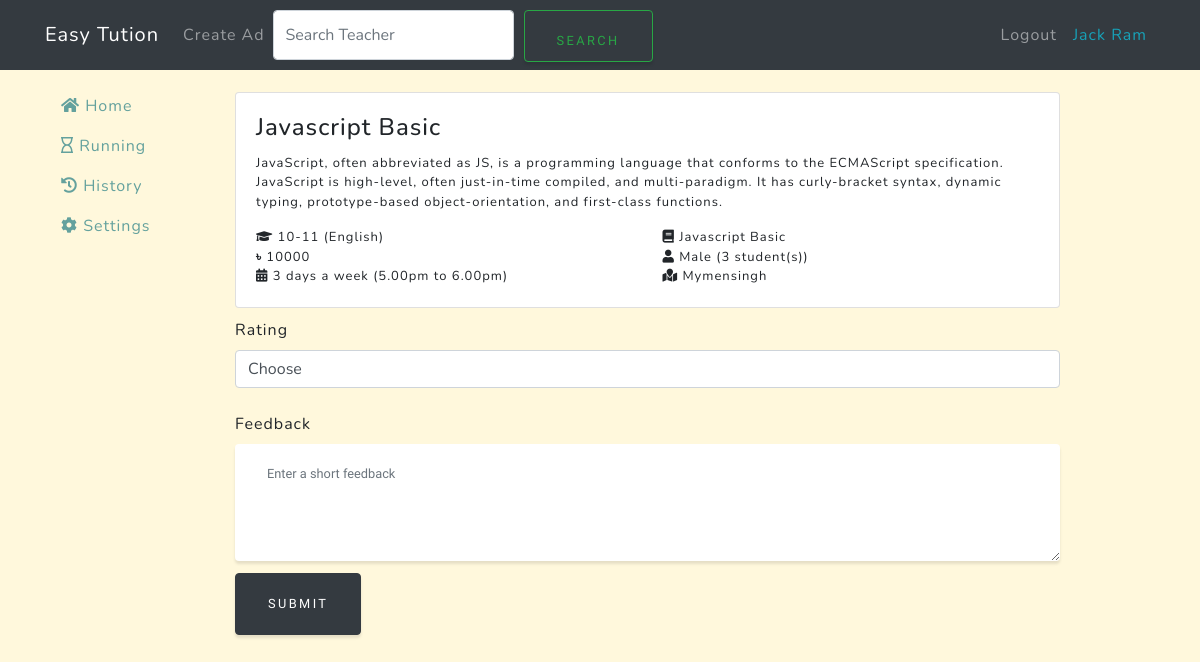
The page /client/ad/3/feedback/ (signed in) on the database its author committed.
### users/models.py (models this page shows, shortened)
class User(AbstractBaseUser):
    email = models.EmailField(
        verbose_name='Email address',
        max_length=255,
        unique=True,
    )
    is_active = models.BooleanField(default=True)
    is_admin = models.BooleanField(default=False)
    is_client = models.BooleanField(default=False)
    is_tutor = models.BooleanField(default=False)
    name = models.CharField(max_length=100, null=False, verbose_name='Full name')
    bio = models.CharField(max_length=1000, verbose_name='Bio')
    location = models.CharField(max_length=1000, verbose_name='Location')
    gender = models.CharField(max_length=20, verbose_name='Gender')
    title = models.CharField(max_length=1000, verbose_name='Overview title')  # Overview title
    overview = models.TextField(verbose_name='Overview')
    expertise = models.CharField(max_length=1000, verbose_name='Expertise')
    profile_img = models.TextField(verbose_name='Profile Image', blank=True)
    USERNAME_FIELD = 'email'
    REQUIRED_FIELDS = ['name']
    objects = UserManager()

### tution/models.py (models this page shows, shortened)
class Ad(models.Model):
    ad_time = models.DateTimeField(auto_now=True, verbose_name='Ad time')
    title = models.CharField(max_length=1000, null=False, verbose_name='Title')
    description = models.TextField(verbose_name='Description')
    subjects = models.CharField(max_length=1000, null=False, verbose_name='Subjects')
    type = models.CharField(max_length=200, null=False, verbose_name='Type')
    grade = models.CharField(max_length=200, null=False, verbose_name='Class')
    gender = models.CharField(max_length=20, verbose_name='Gender')
    pref_gender = models.CharField(max_length=20, verbose_name='Preferred Gender')
    std_count = models.IntegerField(verbose_name='Student Count')
    time = models.CharField(max_length=200, verbose_name='Teaching Time')
    days = models.IntegerField(null=False, verbose_name='How many days a week')
    location = models.CharField(max_length=1000, null=False, verbose_name='Location')
    salary = models.IntegerField(null=False, verbose_name='Monthly Salary')
    client = models.ForeignKey(User, on_delete=models.CASCADE)
    taken = models.BooleanField(default=False, verbose_name='Taken')  # Whether the job is taken
    approve = models.BooleanField(default=False)
    timeout = models.DateTimeField(null=False,
                                   verbose_name='Run This Ad Until')  # The Ad will be available until that time

### client/decorators.py (the view)
    def wrapper(request, *args, **kwargs):
        decorated_view_func = login_required(request)
        if not decorated_view_func.user.is_authenticated:
            messages.warning(request, 'Please login first')
            return redirect('login-page')
        if not request.user.is_client:
            return redirect('home-page')
        else:
            return function(request, *args, **kwargs)

### client/views.py (called while the page is built)
def get_feed(request, ad):
    _feedback = ClientFeedback.objects.filter(ad=ad)
    return {
        'ad': ad,
        'pk': ad.pk,
        'title': ad.title,
        'description': ad.description,
        'grade': ad.grade,
        'type': ad.type,
        'subjects': ad.subjects,
        'salary': ad.salary,
        'gender': ad.gender,
        'std_count': ad.std_count,
        'days': ad.days,
        'time': ad.time,
        'location': ad.location,
        'client': ad.client,
        'proposals': ad.proposal_set.count(),
        'feedback': _feedback[0] if _feedback.exists() else False,
    }

### client/templates/client/feedback.html (shortened to what this page needs)
{% extends 'client/base_client.html' %}
{% block content %}
    <div class="view-ad">
        {% include 'client/single_ad.inc.html' %}
    </div>
    <form method="post">
        <label for="rating">Rating</label>
        <select class="form-control" name="rating" id="rating" required>
            <option value="" disabled selected>Choose</option>
        </select><br>
        <label for="feedback">Feedback</label>
        <textarea class="form-control" name="feedback" id="feedback" placeholder="Enter a short feedback"
                  rows="4">{{ feedback }}</textarea>
        <button type="submit" class="btn btn-dark">Submit</button>
    </form>
{% endblock content %}

### client/templates/client/base_client.html (shortened to what this page needs)
{% load static %}
<!doctype html>
<html lang="en">
<head>
    <link rel="stylesheet" href="{% static 'vendor/bootstrap/css/bootstrap.min.css' %}">
    <link rel="stylesheet" href="https://cdnjs.cloudflare.com/ajax/libs/font-awesome/5.9.0/css/all.min.css"
/>
    <link href="{% static 'css/grayscale.min.css' %}" rel="stylesheet">
</head>
<body style="background-color: cornsilk;">
<nav class="navbar navbar-expand-lg navbar-dark fixed-top bg-dark" style="margin-bottom: 10px">
    <div class="container">
        <a class="navbar-brand js-scroll-trigger" href="{% url 'client-home' %}">Easy Tution</a>
        <div class="">
            <ul class="navbar-nav ml-auto">
                <li class="nav-item">
                    <a class="nav-link" href="{% url 'client-new' %}">Create Ad</a>
                </li>
            </ul>
        </div>
        <div>
            <form class="d-flex" method="post" action="{% url 'teacher-search' %}">
                <input class="form-control me-2" name="name" style="margin-top: 2px;height: 50px;" type="search" placeholder="Search Teacher" aria-label="Search">
                <button class="btn btn-outline-success" style="margin-left:10px;height: 52px;width: 150px; margin-top: 2px;"
                        type="submit">Search
                </button>
            </form>
        </div>
        <div class="collapse navbar-collapse" id="navbarResponsive">
            <ul class="navbar-nav ml-auto">
                <li class="nav-item">
                    <a class="nav-link" href="{% url 'client-logout' %}">Logout</a>
                </li>
                <li class="nav-item">
                    <a class="nav-link text-info disabled" href="{% url 'client-profile' user.id %}">{{ user.name }}</a>
                </li>
            </ul>
        </div>
    </div>
</nav>
<header style="padding-top: 56px;margin-top: 20px">
    <div class="container">
        <div class="row">
            <nav class="col-md-3 col-lg-2 sidebar">
                <div class="position-fixed">
                    <ul class="nav flex-column">
                        <li class="nav-item">
                            <a class="nav-link {{ client_home }}" href="{% url 'client-home' %}">
                                <i class="fa fa-home"></i>
                                Home
                            </a>
                        </li>
                        <li class="nav-item">
                            <a class="nav-link {{ client_running }}" href="{% url 'client-running' %}">
                                <i class="far fa-hourglass"></i>
                                Running
                            </a>
                        </li>
                        <li class="nav-item">
                            <a class="nav-link {{ client_history }}" href="{% url 'client-history' %}">
                                <i class="fa fa-history"></i>
                                History
                            </a>
                        </li>
                        <li class="nav-item">
                            <a class="nav-link {{ client_settings }}" href="{% url 'client-settings' %}">
                                <i class="fa fa-cog"></i>
                                Settings
                            </a>
                        </li>
                    </ul>
                </div>
            </nav>
            <div class="col-md-9 main-section">
                {% block content %}{% endblock %}
            </div>
        </div>
    </div>
</header>
</body>
</html>

### client/templates/client/single_ad.inc.html (shortened to what this page needs)
{% if feed.proposals and show_applicant_number %}
<div class="ad border-info card" style="border-top-width: thick;">
  <div class="bg-info card-text text-light" style="padding: 0 10px;">
    {{ feed.proposals }} applicant(s)
  </div>
{% else %}
<div class="ad card">
{% endif %}
  <div class="card-body">
    <h4 class="card-title">
    {% if display_url %}
        <a class="card-link" href="{% url 'client-applicants' feed.pk %}">{{ feed.title }}</a>
    {% else %}
        {{ feed.title }}
    {% endif %}
    </h4>
    <p class="card-text">{{ feed.description }}</p>
    <div class="row">
      <div class="col-md-6" title="Class and medium"><i class="fa fa-graduation-cap"></i> {{ feed.grade }} ({{ feed.type }})</div>
      <div class="col-md-6" title="Subjects"><i class="fa fa-book"></i> {{ feed.subjects }}</div>
    </div>
    <div class="row">
      <div class="col-md-6" title="Monthly salary"><i class="fa">৳</i> {{ feed.salary }}</div>
      <div class="col-md-6" title="Student gender and count"><i class="fa fa-user"></i> {{ feed.gender }} ({{ feed.std_count }} student(s))</div>
    </div>
    <div class="row">
      <div class="col-md-6" title="Date and time">
        <i class="fa fa-calendar-alt"></i>
        {{ feed.days }} days a week
        {% if feed.time %}
            ({{ feed.time }})
        {% endif %}
      </div>
      <div class="col-md-6" title="Location"><i class="fa fa-map-marked"></i> {{ feed.location }}</div>
    </div>
  </div>
</div>

### client/templates/client/feedback.html (style rules this page uses)
div.view-ad { margin-top: 1rem; margin-bottom: 10px; }

### rows shown on the page
User: name "Jack Ram"
Ad: title "Javascript Basic", description "JavaScript, often abbreviated as JS, is a programming language that conforms to the ECMAScript specification. JavaScript is high-level, often just-in-time compiled, and multi-paradigm. It has curly-bracket syntax, dynamic typing, prototype-based object-orientation, and first-class functions.", grade "10-11", type "English", subjects "Javascript Basic", gender "Male", time "5.00pm to 6.00pm", location "Mymensingh"

### other values the page prints
{{ feed.salary }} "10000"
{{ feed.std_count }} "3"
{{ feed.days }} "3"
